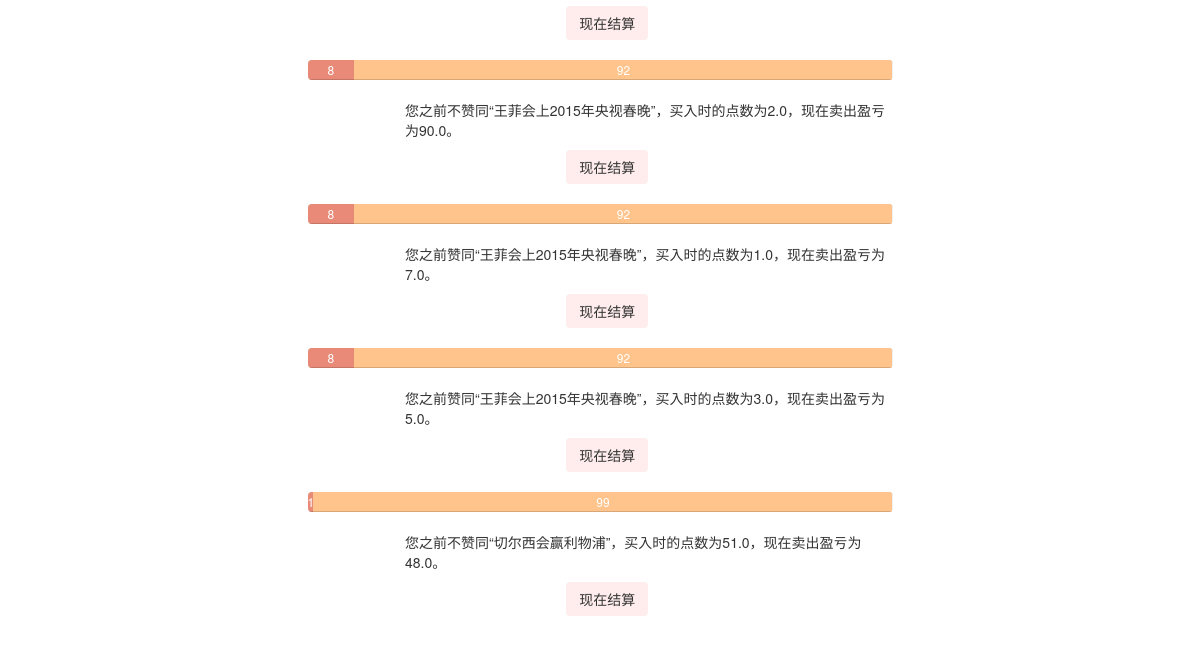
The page /profile (signed in, lower part) on the database as committed earlier.
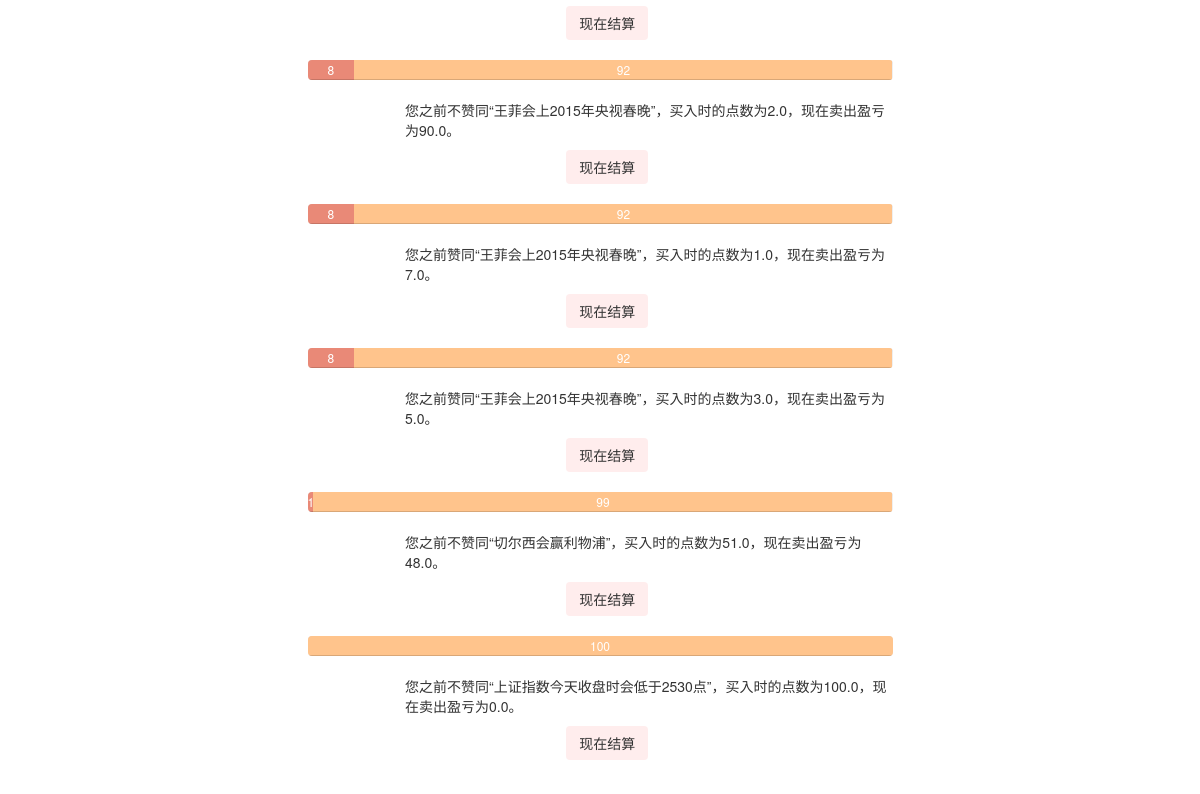
The same page on the database as committed later.
### Guess/models.py (models this page shows, shortened)
class Betting(models.Model):
	better = models.ForeignKey(Person)
	game = models.ForeignKey(Game)
	side = models.BooleanField()  # True means home wins and vice versa
	num = models.IntegerField(default=1)
	outcome = models.BooleanField(default=False)
	price_at_buy = models.FloatField()
	price_at_sell = models.FloatField()
	buy_time = models.DateTimeField(default=datetime.datetime.now())
	sell_time = models.DateTimeField(default=datetime.datetime.now())
	cleared = models.BooleanField(default=False)  # cleared means the result of the betting has been updated to the person profile
	win = models.BooleanField(default=False)

class Game(models.Model):
	headline = models.TextField()
	begin = models.DateTimeField(auto_now_add=True)
	expire = models.DateTimeField()
	name_home = models.CharField(max_length=30)
	price_home = models.IntegerField(default=50)
	num_home = models.IntegerField(default=0)
	name_away = models.CharField(max_length=30)
	price_away = models.IntegerField(default=50)
	num_away = models.IntegerField(default=0)
	weight_home = models.IntegerField(default=0)
	weight_away = models.IntegerField(default=0)
	outcome = models.BooleanField(default=False)   # True means home wins and vice versa
	ended = models.BooleanField(default=False)
	event = models.IntegerField()
	is_primary = models.IntegerField(default=0)
	game_tag = models.ManyToManyField(GameTag)
	class Meta:
		ordering = ('expire',)

### Guess/views.py (the view)
# urls.py: url(r'^profile$', 'Guess.views.profile', name='profile'),
def profile(request):
	if not request.user.is_authenticated():
		return redirect(reverse('login'))
	person = Person.objects.get(user=request.user)
	bets = []
	for b in Betting.objects.filter(better=person, cleared=False):
		if not b.game.ended:
			bets.append(b)
		else:
			b.clear()
	if request.method == 'POST':
		if 'marked_all_as_read' in request.POST:
			marked_all_as_read(person)
		if 'sell_all' in request.POST:
			for b in bets:
				b.clear()
		elif 'sell_win_bets' in request.POST:
			for b in bets:
				if b.side and b.game.price_home > b.price_at_buy:
					b.clear()
				elif (not b.side) and b.game.price_away > b.price_at_buy:
					b.clear()
		else:
			for b in bets:
				if str(b.pk) in request.POST:
					b.clear()
					break
		return redirect(reverse('profile'))
	else:
		person = Person.objects.get(user=request.user)
		para = {}
		para['person'] = person
		para['bets'] = bets
		para = encap_para(para, person)
		return render(request, 'profile.html', para)

### Guess/templatetags/profile_tag.py (called while the page is built)
@register.simple_tag()
def sub(value1, value2):
	return value1-value2

### Guess/views.py (called while the page is built)
def find_unread(person):
	return person.message_set.filter(read=False)

def encap_para(para, person):
	messages = find_unread(person)
	para['messages'] = messages
	para['person'] = person
	return para

### Guess/templates/profile.html (shortened to what this page needs)
{% load bootstrap3 %}
{% load profile_tag %}
{% include "nav_bar.html" %}
<form method="POST">
{% for b in bets %}
<div class = "row">
    <div class="col-md-6 col-md-offset-3">
        <div class="progress">
            <div class="progress-bar progress-bar-c1" style="width: {{ b.game.price_home }}%">{{ b.game.price_home }}</div>
            <div class="progress-bar progress-bar-c2" style="width: {{ b.game.price_away }}%">{{ b.game.price_away }}</div>
        </div>
        <div class="col-md-offset-2">
        {% if b.side %}
            <div><p>您之前赞同“{{ b.game.headline }}”，买入时的点数为{{ b.price_at_buy }}，现在卖出盈亏为{% sub b.game.price_home b.price_at_buy %}。</p></div>
        {% else %}
            <div><p>您之前不赞同“{{ b.game.headline }}”，买入时的点数为{{ b.price_at_buy }}，现在卖出盈亏为{% sub b.game.price_away b.price_at_buy %}。</p></div>
        {% endif %}
        </div>
        <div class="col-md-1 col-md-offset-5 spacer"><input class="btn button-clear" type="submit" value="现在结算" name="{{ b.pk }}" onclick="on_submit(event)"/></div>
    </div>
</div>
{% endfor %}
</form>

Rows that differ between the two databases and show on the page:
added Betting: game.price_away "100", game.headline "上证指数今天收盘时会低于2530点", price_at_buy "100.0", game+price_at_buy "0.0"
